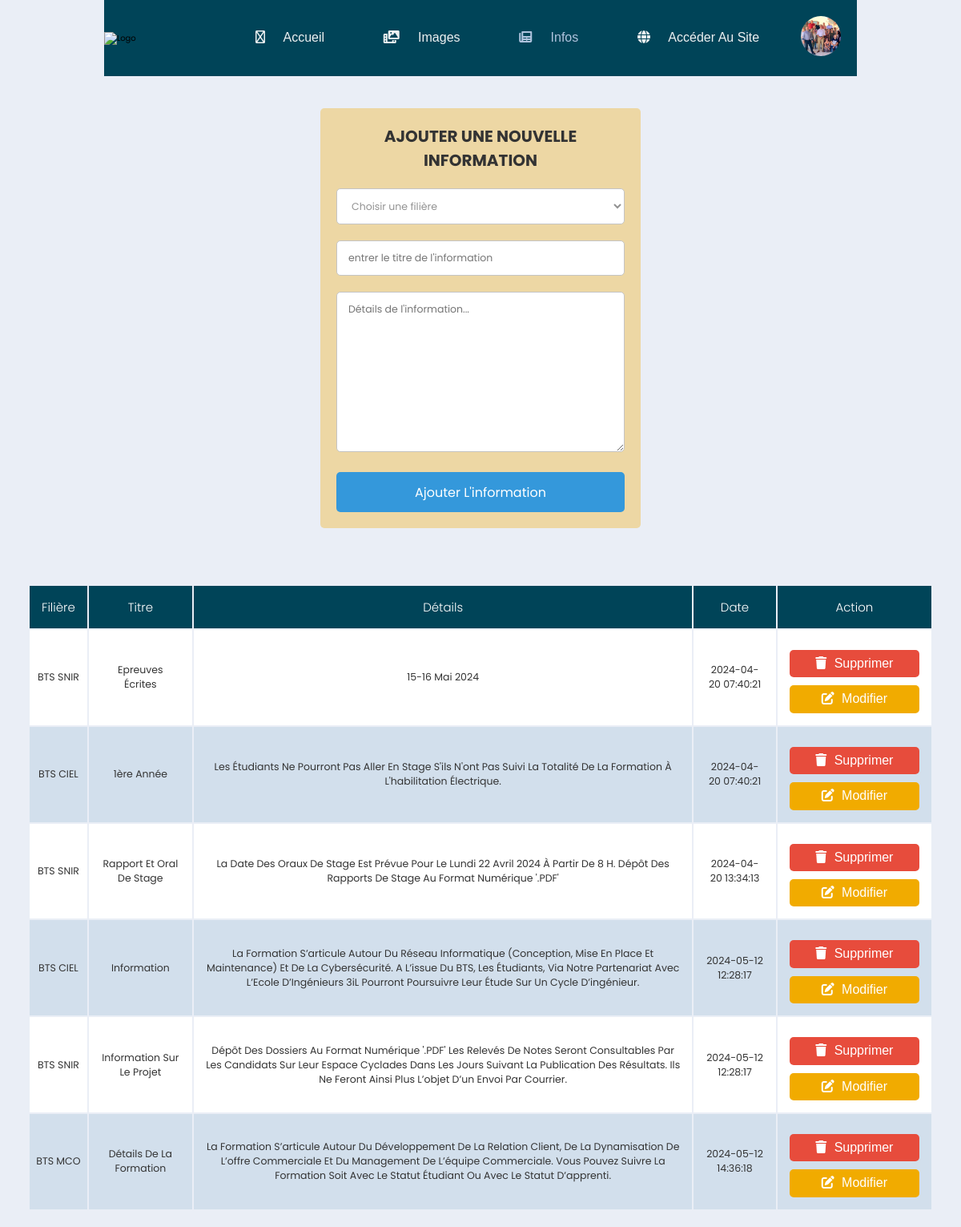
/admin/admin-info.php (signed in), run on the app's committed database.
### tables this page shows
CREATE TABLE `informations` (
  `id` int(11) NOT NULL,
  `filière` varchar(100) NOT NULL,
  `titre` varchar(255) NOT NULL,
  `détails` varchar(2047) NOT NULL,
  `date` timestamp NOT NULL DEFAULT current_timestamp()
);

### admin/admin-info.php (the view, shortened to what this page needs)
<?php
@include 'config.php';
?>
<!DOCTYPE html>
<html lang="en">
<head>
   <link rel="stylesheet" href="https://cdnjs.cloudflare.com/ajax/libs/font-awesome/6.0.0/css/all.min.css">
   <link rel="stylesheet" href="../css/style2.css">
   <link rel="stylesheet" href="../css/styleR.css">
</head>
<body>
   <header>
      <img src="../images/logo2.pdf" width="150px" alt="logo">
      <nav>
         <ul class="nav_links">
            <li>
               <span class="nav-item">
                  <a href="index.php">
                     <span class="icon">
                        <i class="fa-regular fa-house"></i>
                     </span>
                     &nbsp; Accueil
                  </a>
               </span>
            </li>
            <li>
               <span class="nav-item">
                  <a href="admin-image.php">
                     <span class="icon">
                        <i class="fa-solid fa-photo-film"></i>
                     </span>
                     &nbsp; Images
                  </a>
               </span>
            </li>
            <li>
               <span class="nav-item active">
                  <a href="admin-info.php">
                     <span class="icon">
                        <i class="fa-solid fa-newspaper"></i>
                     </span>
                     &nbsp; Infos
                  </a>
               </span>
            </li>
            <li>
               <span class="nav-item">
                  <a href="../public/accueil.php" target="_blank">
                     <span class="icon">
                        <i class="fa-solid fa-globe"></i>
                     </span>
                     &nbsp; Accéder Au Site
                  </a>
               </span>
            </li>
      </nav>
      <section class="cta">
         <div class="imgcirc" style="background-image: url('<?php if(isset($_SESSION['id_admin'])){ echo "../images/admin2.jpeg";}
            else echo "../images/image.jpg";?>'); background-position: 5% 65%; background-size: cover;">
         </div>
      </section>
   </header>
<div class="container">
<section>
<form action="" method="post" class="add-product-form" enctype="multipart/form-data">
   <h3>Ajouter une nouvelle information</h3>
   <select name="info_filiere" class="box">
     <option value="">Choisir une filière</option>
   </select>
   <input type="text" name="info_nom" placeholder="entrer le titre de l'information" class="box" required>
   <textarea name="info_details" placeholder="Détails de l'information..." class="box" required style="height:200px"></textarea>
   <input type="submit" value="Ajouter l'information" name="Ajout_info" class="btn">
</form>
</section>
<section class="display-product-table">
   <table>
      <thead>
         <th>Filière</th>
         <th>Titre</th>
         <th>Détails</th>
         <th>Date</th>
         <th>Action</th>
      </thead>
      <tbody>
         <?php
            $select_info = mysqli_query($conn, "SELECT * FROM `informations`");
            if(mysqli_num_rows($select_info) > 0){
               while($row = mysqli_fetch_assoc($select_info)){
         ?>
         <tr>
            <td><?php echo $row['filière']; ?></td>
            <td><?php echo $row['titre']; ?></td>
            <td><?php echo $row['détails']; ?></td>
            <td><?php echo $row['date']; ?></td>
            <td>
               <a href="admin-info.php?delete=<?php echo $row['id']; ?>" class="delete-btn" onclick="return confirm('êtes vous sûr de vouloir supprimer cette information ?');"> <i class="fas fa-trash"></i> Supprimer </a>
               <a href="admin-info.php?edit=<?php echo $row['id']; ?>" class="option-btn"> <i class="fas fa-edit"></i> Modifier </a>
            </td>
         </tr>
         <?php
            };
            }else{
               echo "<div class='empty'>Aucune information ajoutée</div>";
            };
         ?>
      </tbody>
   </table>
</section>
</div>
</body>
</html>

### css/style2.css (style rules this page uses)
:root { --blue:#2980b9; --red:tomato; --orange:orange; --black:#333; --white:#fff; --bg-color:#eee; --dark-bg:rgba(0,0,0,.7); --box-shadow:0 .5rem 1rem rgba(0,0,0,.1); --border:.1rem solid #999; }
* { font-family: 'Poppins', sans-serif; margin:0; padding:0; box-sizing: border-box; outline: none; border:none; text-decoration: none; text-transform: capitalize; }
html { font-size: 62.5%; overflow-x: hidden; }
.container { max-width: 1200px; margin:0 auto; }
section { padding:2rem; }
.btn, .option-btn, .delete-btn, .ajout-btn { display: block; width: 100%; text-align: center; background-color: var(--blue); color:var(--white); font-size: 1.7rem; padding:1.2rem 3rem; border-radius: .5rem; cursor: pointer; margin-top: 1rem; }
.option-btn i, .delete-btn i, .ajout-btn i { padding-right: .5rem; }
.option-btn { background-color: var(--orange); }
.delete-btn { margin-top: 0; background-color: var(--red); }
.add-product-form { max-width: 50rem; background-color: var(--bg-color); border-radius: .5rem; padding:2rem; margin:0 auto; margin-top: 2rem; }
.add-product-form h3 { font-size: 2.5rem; margin-bottom: 1rem; color:var(--black); text-transform: uppercase; text-align: center; }
.add-product-form .box { text-transform: none; padding:1.2rem 1.4rem; font-size: 1.7rem; color:var(--black); border-radius: .5rem; background-color: var(--white); margin:1rem 0; width: 100%; }
.display-product-table table { width: 100%; text-align: center; }
.display-product-table table thead th { padding:1.5rem; font-size: 2rem; background-color: var(--black); color:var(--white); }
.display-product-table table td { padding:1.5rem; font-size: 2rem; color:var(--black); }
.display-product-table table td:first-child { padding:0; }
.display-product-table table tr:nth-child(even) { background-color: var(--bg-color); }

### data on the page
informations: filière "BTS SNIR", titre "Epreuves Écrites", détails "15-16 Mai 2024", date "2024-04-20 07:40:21"
informations: filière "BTS CIEL", titre "1ère Année", détails "Les Étudiants Ne Pourront Pas Aller En Stage S'ils N'ont Pas Suivi La Totalité De La Formation À L'habilitation Électrique.", date "2024-04-20 07:40:21"
informations: filière "BTS SNIR", titre "Rapport Et Oral De Stage", détails "La Date Des Oraux De Stage Est Prévue Pour Le Lundi 22 Avril 2024 À Partir De 8 H. Dépôt Des Rapports De Stage Au Format Numérique '.PDF'", date "2024-04-20 13:34:13"
informations: filière "BTS CIEL", titre "Information", détails "La Formation S’articule Autour Du Réseau Informatique (Conception, Mise En Place Et Maintenance) Et De La Cybersécurité. A L’issue Du BTS, Les Étudiants, Via Notre Partenariat Avec L’Ecole D’Ingénieurs 3iL Pourront Poursuivre Leur Étude Sur Un Cycle D’ingénieur.", date "2024-05-12 12:28:17"
informations: filière "BTS SNIR", titre "Information Sur Le Projet", détails "Dépôt Des Dossiers Au Format Numérique '.PDF' Les Relevés De Notes Seront Consultables Par Les Candidats Sur Leur Espace Cyclades Dans Les Jours Suivant La Publication Des Résultats. Ils Ne Feront Ainsi Plus L’objet D’un Envoi Par Courrier.", date "2024-05-12 12:28:17"
informations: filière "BTS MCO", titre "Détails De La Formation", détails "La Formation S’articule Autour Du Développement De La Relation Client, De La Dynamisation De L’offre Commerciale Et Du Management De L’équipe Commerciale. Vous Pouvez Suivre La Formation Soit Avec Le Statut Étudiant Ou Avec Le Statut D’apprenti.", date "2024-05-12 14:36:18"
